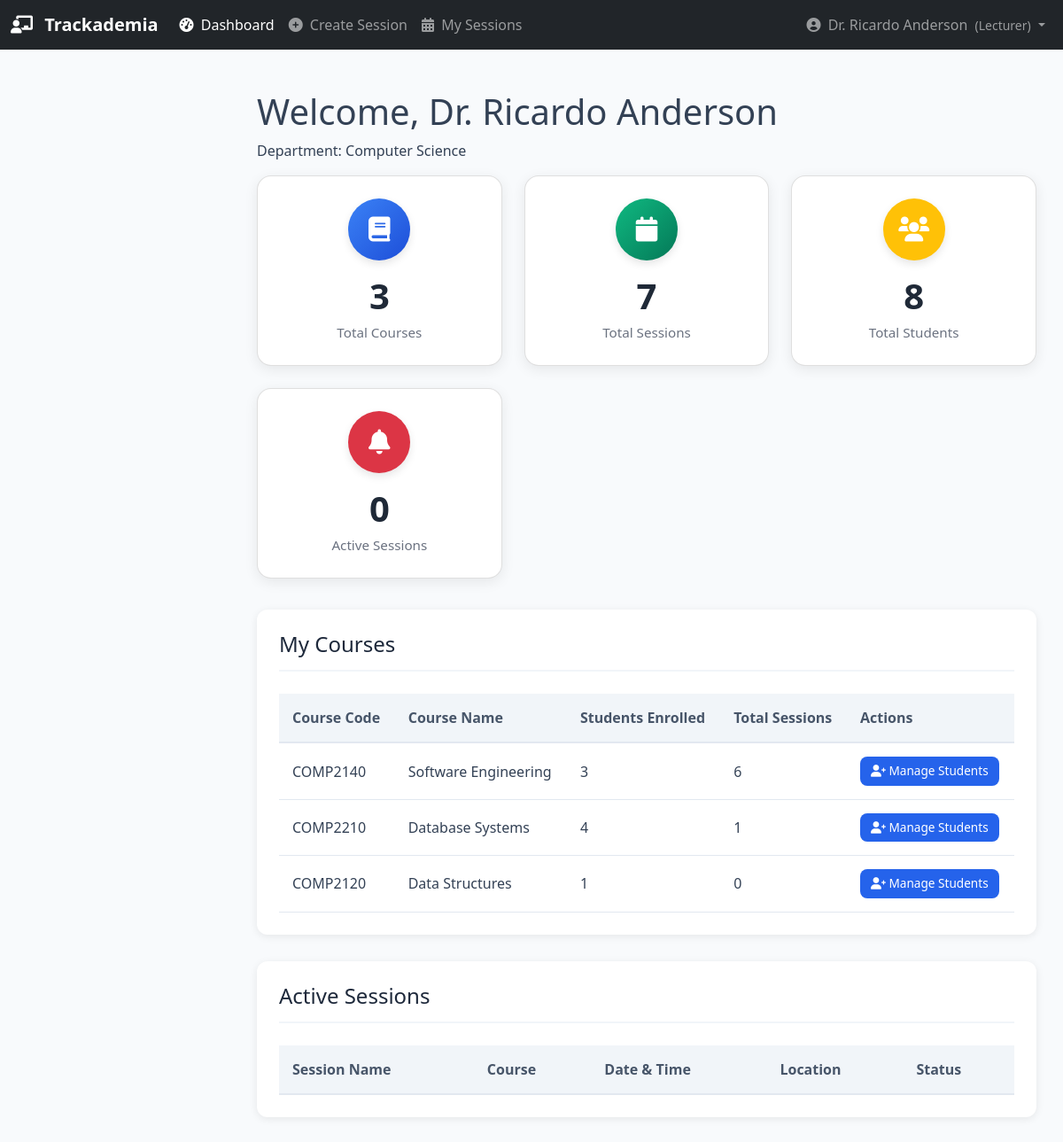
The page /lecturer/dashboard (signed in) on the database its author committed.
### database.py (models this page shows, shortened)
class User(db.Model):
    __tablename__ = 'users'
    id = db.Column(db.Integer, primary_key=True)
    username = db.Column(db.String(80), unique=True, nullable=False)
    password_hash = db.Column(db.String(200), nullable=False)
    name = db.Column(db.String(100), nullable=False)
    email = db.Column(db.String(120), unique=True, nullable=True)
    user_type = db.Column(db.String(20), nullable=False)  # 'admin', 'lecturer', or 'student'
    is_active = db.Column(db.Boolean, default=True)
    created_at = db.Column(db.DateTime, default=datetime.utcnow)

class Lecturer(db.Model):
    __tablename__ = 'lecturers'
    id = db.Column(db.Integer, primary_key=True)
    user_id = db.Column(db.Integer, db.ForeignKey('users.id'), nullable=False)
    department = db.Column(db.String(100))
    employee_id = db.Column(db.String(50), unique=True)
    office_location = db.Column(db.String(200))
    office_hours = db.Column(db.String(200))
    is_active = db.Column(db.Boolean, default=True)
    user = db.relationship('User', backref='lecturer_profile')
    courses = db.relationship('Course', backref='lecturer', lazy=True)
    sessions = db.relationship('Session', backref='lecturer', lazy=True)

class Course(db.Model):
    __tablename__ = 'courses'
    id = db.Column(db.Integer, primary_key=True)
    name = db.Column(db.String(200), nullable=False)
    code = db.Column(db.String(50), unique=True)
    description = db.Column(db.Text, nullable=True)
    credits = db.Column(db.Integer, default=3)
    semester = db.Column(db.String(50))  # Fall 2024, Spring 2025, etc.
    max_capacity = db.Column(db.Integer, default=30)
    lecturer_id = db.Column(db.Integer, db.ForeignKey('lecturers.id'), nullable=False)
    is_active = db.Column(db.Boolean, default=True)
    created_at = db.Column(db.DateTime, default=datetime.utcnow)
    students = db.relationship('Student',
                              secondary=enrollments,
                              back_populates='courses')
    sessions = db.relationship('Session', backref='course', lazy=True)

### app.py (the view)
@app.route('/lecturer/dashboard')
def lecturer_dashboard():
    lecturer_id = flask_session.get('user_id')
    lecturer = db.session.query(Lecturer).filter_by(user_id=lecturer_id).first()
    if not lecturer:
        flask_session.clear()
        return redirect(url_for('login'))
    courses = db.session.query(Course).filter_by(lecturer_id=lecturer.id).all()
    total_sessions = db.session.query(SessionModel).filter_by(lecturer_id=lecturer.id).count()
    total_students = 0
    for course in courses:
        total_students += len(course.students)
    active_sessions = db.session.query(SessionModel).filter_by(
        lecturer_id=lecturer.id,
        status='active'
    ).all()
    return render_template('lecturer_dashboard.html',
                         lecturer=lecturer,
                         courses=courses,
                         total_sessions=total_sessions,
                         total_students=total_students,
                         active_sessions=active_sessions)

### app.py (called while the page is built)
@app.before_request
def require_login():
    allowed_routes = ['login', 'static']
    if request.endpoint not in allowed_routes and 'user_id' not in flask_session:
        return redirect(url_for('login'))

@app.context_processor
def inject_pending_requests():
    if flask_session.get('user_type') == 'admin':
        pending_count = db.session.query(RemovalRequest).filter_by(status='pending').count()
        return dict(pending_requests_count=pending_count)
    return dict(pending_requests_count=0)

### templates/lecturer_dashboard.html (shortened to what this page needs)
{% extends "base.html" %}
{% block content %}
<div class="dashboard-header">
    <h1>Welcome, {{ lecturer.user.name }}</h1>
    <p>Department: {{ lecturer.department }}</p>
</div>
<div class="dashboard-cards">
    <div class="card">
        <div class="card-icon bg-primary">
            <i class="fas fa-book"></i>
        </div>
        <h3>{{ courses|length }}</h3>
        <p>Total Courses</p>
    </div>
    <div class="card">
        <div class="card-icon bg-success">
            <i class="fas fa-calendar"></i>
        </div>
        <h3>{{ total_sessions }}</h3>
        <p>Total Sessions</p>
    </div>
    <div class="card">
        <div class="card-icon bg-warning">
            <i class="fas fa-users"></i>
        </div>
        <h3>{{ total_students }}</h3>
        <p>Total Students</p>
    </div>
    <div class="card">
        <div class="card-icon bg-danger">
            <i class="fas fa-bell"></i>
        </div>
        <h3>{{ active_sessions|length }}</h3>
        <p>Active Sessions</p>
    </div>
</div>
<div class="table-container">
    <h2>My Courses</h2>
    <table>
        <thead>
            <tr>
                <th>Course Code</th>
                <th>Course Name</th>
                <th>Students Enrolled</th>
                <th>Total Sessions</th>
                <th>Actions</th>
            </tr>
        </thead>
        <tbody>
            {% for course in courses %}
            <tr>
                <td>{{ course.code }}</td>
                <td>{{ course.name }}</td>
                <td>{{ course.students|length }}</td>
                <td>{{ course.sessions|length }}</td>
                <td>
                    <a href="{{ url_for('manage_students', course_id=course.id) }}" class="btn btn-primary btn-sm">
                        <i class="fas fa-user-plus"></i> Manage Students
                    </a>
                </td>
            </tr>
            {% endfor %}
        </tbody>
    </table>
</div>
<div class="table-container">
    <h2>Active Sessions</h2>
    <table>
        <thead>
            <tr>
                <th>Session Name</th>
                <th>Course</th>
                <th>Date & Time</th>
                <th>Location</th>
                <th>Status</th>
            </tr>
        </thead>
    </table>
</div>
{% endblock %}

### templates/base.html (shortened to what this page needs)
<!DOCTYPE html>
<html lang="en">
<head>
    <link href="https://cdn.jsdelivr.net/npm/bootstrap@5.1.3/dist/css/bootstrap.min.css" rel="stylesheet">
    <link rel="stylesheet" href="{{ url_for('static', filename='css/style.css') }}">
    <link rel="stylesheet" href="https://cdnjs.cloudflare.com/ajax/libs/font-awesome/6.0.0/css/all.min.css">
</head>
<body>
    <nav class="navbar navbar-expand-lg navbar-dark bg-dark">
        <div class="container-fluid">
            <a class="navbar-brand" href="{{ url_for('index') }}">
                <i class="fas fa-chalkboard-teacher me-2"></i>
                <strong>Trackademia</strong>
            </a>
            <div class="collapse navbar-collapse" id="navbarNav">
                <ul class="navbar-nav me-auto">
                    {% if 'user_id' in session %}
                        {% if session.user_type == 'admin' %}
                            <li class="nav-item">
                                <a class="nav-link {{ 'active' if request.endpoint == 'admin_dashboard' }}"
                                   href="{{ url_for('admin_dashboard') }}">
                                    <i class="fas fa-tachometer-alt me-1"></i> Dashboard
                                </a>
                            </li>
                            <li class="nav-item dropdown">
                                <a class="nav-link dropdown-toggle" href="#" id="usersDropdown" role="button"
                                   data-bs-toggle="dropdown">
                                    <i class="fas fa-users me-1"></i> Users
                                </a>
                                <ul class="dropdown-menu">
                                    <li>
                                        <a class="dropdown-item" href="{{ url_for('admin_users') }}">
                                            <i class="fas fa-list me-2"></i> Manage Users
                                        </a>
                                    </li>
                                    <li>
                                        <a class="dropdown-item" href="{{ url_for('admin_create_user') }}">
                                            <i class="fas fa-user-plus me-2"></i> Create User
                                        </a>
                                    </li>
                                    <li>
                                        <a class="dropdown-item" href="{{ url_for('admin_import_users') }}">
                                            <i class="fas fa-file-import me-2"></i> Import Users
                                        </a>
                                    </li>
                                </ul>
                            </li>
                            <li class="nav-item dropdown">
                                <a class="nav-link dropdown-toggle" href="#" id="coursesDropdown" role="button"
                                   data-bs-toggle="dropdown">
                                    <i class="fas fa-book me-1"></i> Courses
                                </a>
                                <ul class="dropdown-menu">
                                    <li>
                                        <a class="dropdown-item" href="{{ url_for('admin_courses') }}">
                                            <i class="fas fa-list me-2"></i> All Courses
                                        </a>
                                    </li>
                                    <li>
                                        <a class="dropdown-item" href="{{ url_for('admin_create_course') }}">
                                            <i class="fas fa-plus-circle me-2"></i> Create Course
                                        </a>
                                    </li>
                                </ul>
                            </li>
                            <li class="nav-item">
                                <a class="nav-link {{ 'active' if request.endpoint == 'admin_removal_requests' }}"
                                   href="{{ url_for('admin_removal_requests') }}">
                                    <i class="fas fa-clipboard-list me-1"></i> Requests
                                    {% if pending_requests_count and pending_requests_count > 0 %}
                                    <span class="badge bg-danger">{{ pending_requests_count }}</span>
                                    {% endif %}
                                </a>
                            </li>
                            <li class="nav-item">
                                <a class="nav-link {{ 'active' if request.endpoint == 'admin_reports' }}"
                                   href="{{ url_for('admin_reports') }}">
                                    <i class="fas fa-chart-bar me-1"></i> Reports
                                </a>
                            </li>
                        {% elif session.user_type == 'lecturer' %}
                            <li class="nav-item">
                                <a class="nav-link {{ 'active' if request.endpoint == 'lecturer_dashboard' }}"
                                   href="{{ url_for('lecturer_dashboard') }}">
                                    <i class="fas fa-tachometer-alt me-1"></i> Dashboard
                                </a>
                            </li>
                            <li class="nav-item">
                                <a class="nav-link {{ 'active' if request.endpoint == 'create_session' }}"
                                   href="{{ url_for('create_session') }}">
                                    <i class="fas fa-plus-circle me-1"></i> Create Session
                                </a>
                            </li>
                            <li class="nav-item">
                                <a class="nav-link {{ 'active' if request.endpoint == 'my_sessions' }}"
                                   href="{{ url_for('my_sessions') }}">
                                    <i class="fas fa-calendar-alt me-1"></i> My Sessions
                                </a>
                            </li>
                        {% endif %}
                    {% endif %}
                </ul>
                <ul class="navbar-nav ms-auto">
                    {% if 'user_id' in session %}
                        <li class="nav-item dropdown">
                            <a class="nav-link dropdown-toggle" href="#" id="userDropdown" role="button"
                               data-bs-toggle="dropdown">
                                <i class="fas fa-user-circle me-1"></i> {{ session.name }}
                                <small class="ms-1">({{ session.user_type|title }})</small>
                            </a>
                        </li>
                    {% else %}
                        <li class="nav-item">
                            <a class="nav-link" href="{{ url_for('login') }}">
                                <i class="fas fa-sign-in-alt me-1"></i> Login
                            </a>
                        </li>
                    {% endif %}
                </ul>
            </div>
        </div>
    </nav>
    <div class="main-content">
        {% block content %}{% endblock %}
    </div>
</body>
</html>

### static/css/style.css (style rules this page uses)
:root { --primary-color: #2563eb; --secondary-color: #1e40af; --success-color: #10b981; --danger-color: #ef4444; --warning-color: #f59e0b; --background-color: #f8fafc; --sidebar-width: 260px; }
* { margin: 0; padding: 0; box-sizing: border-box; }
body { font-family: 'Segoe UI', Tahoma, Geneva, Verdana, sans-serif; background-color: var(--background-color); color: #334155; }
.main-content { margin-left: var(--sidebar-width); padding: 30px; min-height: 100vh; }
.dashboard-cards { display: grid; grid-template-columns: repeat(auto-fit, minmax(250px, 1fr)); gap: 20px; margin-bottom: 30px; }
.card { background: white; border-radius: 12px; padding: 25px; box-shadow: 0 2px 10px rgba(0, 0, 0, 0.08); transition: transform 0.3s ease; }
.card-icon { width: 60px; height: 60px; border-radius: 12px; display: flex; align-items: center; justify-content: center; margin-bottom: 20px; font-size: 24px; color: white; }
.bg-primary { background-color: var(--primary-color); }
.bg-success { background-color: var(--success-color); }
.bg-warning { background-color: var(--warning-color); }
.bg-danger { background-color: var(--danger-color); }
.card h3 { font-size: 2rem; font-weight: 600; margin-bottom: 5px; }
.card p { color: #64748b; font-size: 0.9rem; }
.table-container { background: white; border-radius: 12px; padding: 25px; box-shadow: 0 2px 10px rgba(0, 0, 0, 0.08); margin-bottom: 30px; }
.table-container h2 { margin-bottom: 20px; color: #1e293b; }
table { width: 100%; border-collapse: collapse; }
thead { background-color: #f1f5f9; }
th { padding: 15px; text-align: left; font-weight: 600; color: #475569; border-bottom: 2px solid #e2e8f0; }
td { padding: 15px; border-bottom: 1px solid #e2e8f0; }
.btn { padding: 10px 20px; border: none; border-radius: 8px; cursor: pointer; font-weight: 500; transition: all 0.3s ease; text-decoration: none; display: inline-block; }
.btn-primary { background-color: var(--primary-color); color: white; }
.btn-sm { padding: 6px 12px; font-size: 0.85rem; }
.dashboard-cards { display: grid; grid-template-columns: repeat(auto-fit, minmax(220px, 1fr)); gap: 25px; margin-bottom: 35px; }
.card { background: white; border-radius: 16px; padding: 25px; box-shadow: 0 4px 15px rgba(0, 0, 0, 0.08); text-align: center; transition: all 0.3s ease; position: relative; overflow: hidden; }
.card::before { content: ''; position: absolute; top: 0; left: 0; width: 100%; height: 4px; }
.card-icon { width: 70px; height: 70px; border-radius: 50%; display: flex; align-items: center; justify-content: center; margin: 0 auto 20px; font-size: 28px; color: white; box-shadow: 0 4px 10px rgba(0,0,0,0.1); }
.card h3 { font-size: 2.5rem; font-weight: 700; margin: 0; color: #1f2937; line-height: 1; }
.card p { margin: 10px 0 0; color: #6b7280; font-size: 0.95rem; font-weight: 500; }
.bg-primary { background: linear-gradient(135deg, #3b82f6, #1d4ed8); }
.bg-success { background: linear-gradient(135deg, #10b981, #047857); }
.table-container h2 { font-size: 1.5rem; color: #1e293b; margin-bottom: 25px; padding-bottom: 15px; border-bottom: 2px solid #f1f5f9; }

### rows shown on the page
User: name "Dr. Ricardo Anderson", user.name "Dr. Ricardo Anderson"
Lecturer: department "Computer Science"
Course: code "COMP2140", name "Software Engineering", students|length "3", sessions|length "6"
Course: code "COMP2210", name "Database Systems", students|length "4", sessions|length "1"
Course: code "COMP2120", name "Data Structures", students|length "1", sessions|length "0"

### other values the page prints
{{ session.user_type|title }} "Lecturer"
{{ courses|length }} "3"
{{ total_sessions }} "7"
{{ total_students }} "8"
{{ active_sessions|length }} "0"
